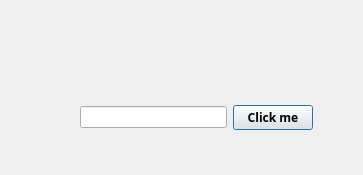
<?xml version="1.0" encoding="UTF-8"?>
<ui version="4.0">
 <class>Dialog</class>
 <widget class="QDialog" name="Dialog">
  <property name="geometry">
   <rect>
    <x>0</x>
    <y>0</y>
    <width>363</width>
    <height>175</height>
   </rect>
  </property>
  <property name="windowTitle">
   <string>Dialog</string>
  </property>
  <property name="toolTip">
   <string>Click Me</string>
  </property>
  <widget class="QWidget" name="">
   <property name="geometry">
    <rect>
     <x>80</x>
     <y>100</y>
     <width>233</width>
     <height>35</height>
    </rect>
   </property>
   <layout class="QHBoxLayout" name="horizontalLayout">
    <item>
     <widget class="QLineEdit" name="lineEdit"/>
    </item>
    <item>
     <widget class="QPushButton" name="pushButton">
      <property name="font">
       <font>
        <family>Arial Black</family>
        <weight>75</weight>
        <bold>true</bold>
       </font>
      </property>
      <property name="text">
       <string>Click me</string>
      </property>
     </widget>
    </item>
   </layout>
  </widget>
 </widget>
 <resources/>
 <connections/>
</ui>
